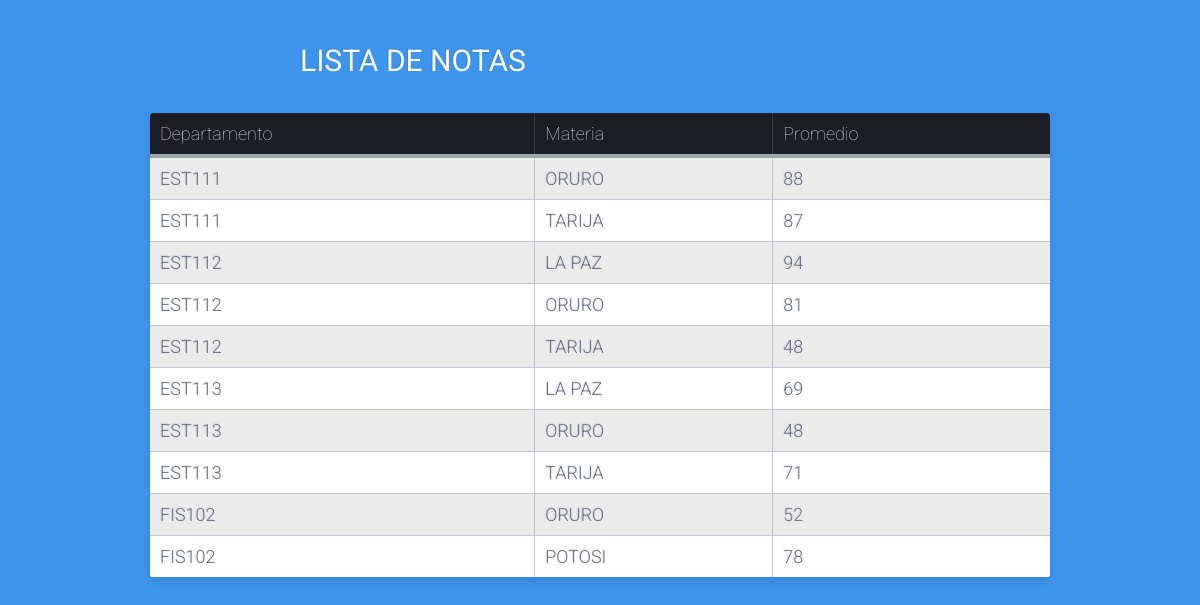
/notas.php?id=7172915, run on the app's committed database.
### tables this page shows
CREATE TABLE `materia` (
  `id_materia` int(11) NOT NULL,
  `sigla` varchar(10) DEFAULT NULL,
  `carrera_fk` int(11) DEFAULT NULL
);

CREATE TABLE `departamento` (
  `cod_ine` varchar(2) NOT NULL,
  `abreviatura` varchar(2) NOT NULL,
  `departamento` varchar(15) NOT NULL
);

### notas.php (the view, shortened to what this page needs)
<!DOCTYPE html>
<html lang="es">
<head>
	<link rel="stylesheet" type="text/css" href="css/estilos.css">
</head>
<body>
	<?php
		$nombre = $_GET["id"];
		include "conexion.inc.php";
	?>
	<div class="table-title">
		<h3>Lista de Notas</h3>
	</div>
	<form action="notas.php" method="GET">
		<table class="table-fill">
			<thead>
				<tr>
					<th class="text-left">Departamento</th>
					<th class="text-left">Materia</th>
					<th class="text-left">Promedio</th>
				</tr>
			</thead>
			<tbody class="table-hover">
				<?php
					for ($i=1; $i <= 9; $i++) {
						$contador = 0;
						$promedio = 0;
						for ($j=1; $j <= 9; $j++) {
							$dpto = '0'.$j;
							$sql = "SELECT id_materia,sigla,cod_ine,departamento,notaFinal FROM docente
									INNER JOIN materia ON docente.materia_fk=materia.id_materia
									INNER JOIN nota ON nota.materia_fk=materia.id_materia
									INNER JOIN persona ON persona.ci=nota.id_persona
									INNER JOIN departamento ON persona.departamento_fk=departamento.cod_ine
									WHERE docente.docente_fk='$nombre'
									ORDER BY departamento";
							$query = mysqli_query($conn, $sql);
							while ($fila = mysqli_fetch_array($query)) {
								if ($fila["id_materia"]==$i && $fila["cod_ine"]==$dpto) {
									$materia = $fila["sigla"];
									$departamento = $fila["departamento"];
									$promedio = $promedio+$fila["notaFinal"];
									$contador++;
								}
							}
							if ($contador>0) {
								$promedio = $promedio/$contador;
								echo '<tr>';
								echo	'<td class="text-left">'.$materia.'</td>';
								echo	'<td class="text-left">'.$departamento.'</td>';
								echo	'<td class="text-left">'.$promedio.'</td>';
								echo '</tr>';
							}
							$contador = 0;
							$promedio = 0;
						}
					}
				 ?>
			</tbody>
		</table>
	</form>
</body>
</html>

### css/estilos.css (style rules this page uses)
body { background-color: #3e94ec; font-family: "Roboto", helvetica, arial, sans-serif; font-size: 16px; font-weight: 400; text-rendering: optimizeLegibility; }
div.table-title { display: block; margin: auto; max-width: 600px; padding:5px; width: 100%; }
.table-title h3 { color: #fafafa; font-size: 30px; font-weight: 400; font-style:normal; font-family: "Roboto", helvetica, arial, sans-serif; text-shadow: -1px -1px 1px rgba(0, 0, 0, 0.1); text-transform:uppercase; }
.table-fill { background: white; border-radius:3px; border-collapse: collapse; height: auto; margin: auto; max-width: 900px; padding:5px; width: 100%; box-shadow: 0 5px 10px rgba(0, 0, 0, 0.1); animation: float 5s infinite; }
th { color:#D5DDE5;; background:#1b1e24; border-bottom:4px solid #9ea7af; border-right: 1px solid #343a45; font-size:18px; font-weight: 100; padding:10px; text-align:left; text-shadow: 0 1px 1px rgba(0, 0, 0, 0.1); vertical-align:middle; }
th:first-child { border-top-left-radius:3px; }
th:last-child { border-top-right-radius:3px; border-right:none; }
tr { border-top: 1px solid #C1C3D1; border-bottom-: 1px solid #C1C3D1; color:#666B85; font-size:16px; font-weight:normal; text-shadow: 0 1px 1px rgba(256, 256, 256, 0.1); }
tr:first-child { border-top:none; }
tr:last-child { border-bottom:none; }
tr:nth-child(odd) td { background:#EBEBEB; }
tr:last-child td:first-child { border-bottom-left-radius:3px; }
tr:last-child td:last-child { border-bottom-right-radius:3px; }
td { background:#FFFFFF; padding:10px; text-align:left; vertical-align:middle; font-weight:300; font-size:18px; text-shadow: -1px -1px 1px rgba(0, 0, 0, 0.1); border-right: 1px solid #C1C3D1; }
td:last-child { border-right: 0px; }
th.text-left { text-align: left; }
td.text-left { text-align: left; }

### data on the page
materia: sigla "EST111", departamento.departamento "ORURO", promedio "88", departamento.departamento "TARIJA", promedio "87"
materia: sigla "EST112", departamento.departamento "LA PAZ", promedio "94", departamento.departamento "ORURO", promedio "81", departamento.departamento "TARIJA", promedio "48"
materia: sigla "EST113", departamento.departamento "LA PAZ", promedio "69", departamento.departamento "ORURO", promedio "48", departamento.departamento "TARIJA", promedio "71"
materia: sigla "FIS102", departamento.departamento "ORURO", promedio "52", departamento.departamento "POTOSI", promedio "78"
